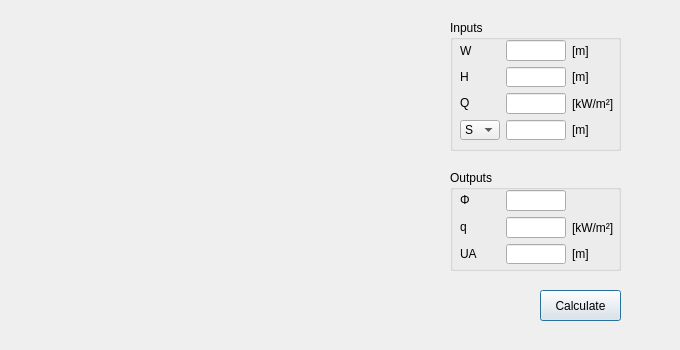
<?xml version="1.0" encoding="UTF-8"?>
<ui version="4.0">
 <class>dialog_4_1_br187_parallel</class>
 <widget class="QDialog" name="dialog_4_1_br187_parallel">
  <property name="geometry">
   <rect>
    <x>0</x>
    <y>0</y>
    <width>680</width>
    <height>350</height>
   </rect>
  </property>
  <property name="windowTitle">
   <string>BR 187 Thermal Radiation Calculator (Parallel)</string>
  </property>
  <widget class="QGroupBox" name="groupBox_2">
   <property name="geometry">
    <rect>
     <x>450</x>
     <y>170</y>
     <width>171</width>
     <height>101</height>
    </rect>
   </property>
   <property name="title">
    <string>Outputs</string>
   </property>
   <widget class="QWidget" name="gridLayoutWidget_2">
    <property name="geometry">
     <rect>
      <x>10</x>
      <y>20</y>
      <width>154</width>
      <height>74</height>
     </rect>
    </property>
    <layout class="QGridLayout" name="gridLayout_2">
     <item row="1" column="2">
      <widget class="QLabel" name="label_25">
       <property name="text">
        <string>[kW/m²]</string>
       </property>
      </widget>
     </item>
     <item row="2" column="2">
      <widget class="QLabel" name="label_22">
       <property name="text">
        <string>[m]</string>
       </property>
      </widget>
     </item>
     <item row="0" column="0">
      <widget class="QLabel" name="label_11">
       <property name="sizePolicy">
        <sizepolicy hsizetype="Fixed" vsizetype="Fixed">
         <horstretch>0</horstretch>
         <verstretch>0</verstretch>
        </sizepolicy>
       </property>
       <property name="minimumSize">
        <size>
         <width>40</width>
         <height>0</height>
        </size>
       </property>
       <property name="maximumSize">
        <size>
         <width>40</width>
         <height>16777215</height>
        </size>
       </property>
       <property name="text">
        <string>Φ</string>
       </property>
      </widget>
     </item>
     <item row="1" column="0">
      <widget class="QLabel" name="label_12">
       <property name="sizePolicy">
        <sizepolicy hsizetype="Fixed" vsizetype="Fixed">
         <horstretch>0</horstretch>
         <verstretch>0</verstretch>
        </sizepolicy>
       </property>
       <property name="minimumSize">
        <size>
         <width>20</width>
         <height>0</height>
        </size>
       </property>
       <property name="maximumSize">
        <size>
         <width>40</width>
         <height>16777215</height>
        </size>
       </property>
       <property name="text">
        <string>q</string>
       </property>
      </widget>
     </item>
     <item row="2" column="0">
      <widget class="QLabel" name="label_10">
       <property name="sizePolicy">
        <sizepolicy hsizetype="Fixed" vsizetype="Fixed">
         <horstretch>0</horstretch>
         <verstretch>0</verstretch>
        </sizepolicy>
       </property>
       <property name="minimumSize">
        <size>
         <width>20</width>
         <height>0</height>
        </size>
       </property>
       <property name="maximumSize">
        <size>
         <width>40</width>
         <height>16777215</height>
        </size>
       </property>
       <property name="text">
        <string>UA</string>
       </property>
      </widget>
     </item>
     <item row="0" column="1">
      <widget class="QLineEdit" name="lineEdit_11">
       <property name="sizePolicy">
        <sizepolicy hsizetype="Fixed" vsizetype="Fixed">
         <horstretch>0</horstretch>
         <verstretch>0</verstretch>
        </sizepolicy>
       </property>
       <property name="minimumSize">
        <size>
         <width>0</width>
         <height>0</height>
        </size>
       </property>
       <property name="maximumSize">
        <size>
         <width>60</width>
         <height>16777215</height>
        </size>
       </property>
      </widget>
     </item>
     <item row="1" column="1">
      <widget class="QLineEdit" name="lineEdit_12">
       <property name="sizePolicy">
        <sizepolicy hsizetype="Fixed" vsizetype="Fixed">
         <horstretch>0</horstretch>
         <verstretch>0</verstretch>
        </sizepolicy>
       </property>
       <property name="minimumSize">
        <size>
         <width>0</width>
         <height>0</height>
        </size>
       </property>
       <property name="maximumSize">
        <size>
         <width>60</width>
         <height>16777215</height>
        </size>
       </property>
      </widget>
     </item>
     <item row="2" column="1">
      <widget class="QLineEdit" name="lineEdit_10">
       <property name="sizePolicy">
        <sizepolicy hsizetype="Fixed" vsizetype="Fixed">
         <horstretch>0</horstretch>
         <verstretch>0</verstretch>
        </sizepolicy>
       </property>
       <property name="minimumSize">
        <size>
         <width>0</width>
         <height>0</height>
        </size>
       </property>
       <property name="maximumSize">
        <size>
         <width>60</width>
         <height>16777215</height>
        </size>
       </property>
      </widget>
     </item>
    </layout>
   </widget>
  </widget>
  <widget class="QGroupBox" name="groupBox">
   <property name="geometry">
    <rect>
     <x>450</x>
     <y>20</y>
     <width>171</width>
     <height>131</height>
    </rect>
   </property>
   <property name="title">
    <string>Inputs</string>
   </property>
   <widget class="QWidget" name="gridLayoutWidget_3">
    <property name="geometry">
     <rect>
      <x>10</x>
      <y>20</y>
      <width>154</width>
      <height>100</height>
     </rect>
    </property>
    <layout class="QGridLayout" name="gridLayout_3">
     <item row="0" column="0">
      <widget class="QLabel" name="label_30">
       <property name="minimumSize">
        <size>
         <width>20</width>
         <height>0</height>
        </size>
       </property>
       <property name="maximumSize">
        <size>
         <width>40</width>
         <height>16777215</height>
        </size>
       </property>
       <property name="toolTip">
        <string>Width of emitter</string>
       </property>
       <property name="text">
        <string>W</string>
       </property>
      </widget>
     </item>
     <item row="3" column="2">
      <widget class="QLabel" name="label_38">
       <property name="text">
        <string>[m]</string>
       </property>
      </widget>
     </item>
     <item row="0" column="1">
      <widget class="QLineEdit" name="lineEdit_14">
       <property name="sizePolicy">
        <sizepolicy hsizetype="Fixed" vsizetype="Fixed">
         <horstretch>0</horstretch>
         <verstretch>0</verstretch>
        </sizepolicy>
       </property>
       <property name="minimumSize">
        <size>
         <width>0</width>
         <height>0</height>
        </size>
       </property>
       <property name="maximumSize">
        <size>
         <width>60</width>
         <height>16777215</height>
        </size>
       </property>
       <property name="baseSize">
        <size>
         <width>0</width>
         <height>0</height>
        </size>
       </property>
      </widget>
     </item>
     <item row="0" column="2">
      <widget class="QLabel" name="label_32">
       <property name="text">
        <string>[m]</string>
       </property>
      </widget>
     </item>
     <item row="2" column="0">
      <widget class="QLabel" name="label_23">
       <property name="sizePolicy">
        <sizepolicy hsizetype="Fixed" vsizetype="Fixed">
         <horstretch>0</horstretch>
         <verstretch>0</verstretch>
        </sizepolicy>
       </property>
       <property name="minimumSize">
        <size>
         <width>20</width>
         <height>0</height>
        </size>
       </property>
       <property name="maximumSize">
        <size>
         <width>40</width>
         <height>16777215</height>
        </size>
       </property>
       <property name="toolTip">
        <string>Heat flux of emitter</string>
       </property>
       <property name="text">
        <string>Q</string>
       </property>
      </widget>
     </item>
     <item row="2" column="2">
      <widget class="QLabel" name="label_34">
       <property name="text">
        <string>[kW/m²]</string>
       </property>
      </widget>
     </item>
     <item row="1" column="0">
      <widget class="QLabel" name="label_26">
       <property name="sizePolicy">
        <sizepolicy hsizetype="Fixed" vsizetype="Fixed">
         <horstretch>0</horstretch>
         <verstretch>0</verstretch>
        </sizepolicy>
       </property>
       <property name="minimumSize">
        <size>
         <width>20</width>
         <height>0</height>
        </size>
       </property>
       <property name="maximumSize">
        <size>
         <width>40</width>
         <height>16777215</height>
        </size>
       </property>
       <property name="toolTip">
        <string>Height of emitter</string>
       </property>
       <property name="text">
        <string>H</string>
       </property>
      </widget>
     </item>
     <item row="2" column="1">
      <widget class="QLineEdit" name="lineEdit_15">
       <property name="sizePolicy">
        <sizepolicy hsizetype="Fixed" vsizetype="Fixed">
         <horstretch>0</horstretch>
         <verstretch>0</verstretch>
        </sizepolicy>
       </property>
       <property name="minimumSize">
        <size>
         <width>0</width>
         <height>0</height>
        </size>
       </property>
       <property name="maximumSize">
        <size>
         <width>60</width>
         <height>16777215</height>
        </size>
       </property>
       <property name="baseSize">
        <size>
         <width>0</width>
         <height>0</height>
        </size>
       </property>
      </widget>
     </item>
     <item row="3" column="1">
      <widget class="QLineEdit" name="lineEdit_20">
       <property name="sizePolicy">
        <sizepolicy hsizetype="Fixed" vsizetype="Fixed">
         <horstretch>0</horstretch>
         <verstretch>0</verstretch>
        </sizepolicy>
       </property>
       <property name="minimumSize">
        <size>
         <width>0</width>
         <height>0</height>
        </size>
       </property>
       <property name="maximumSize">
        <size>
         <width>60</width>
         <height>16777215</height>
        </size>
       </property>
       <property name="baseSize">
        <size>
         <width>0</width>
         <height>0</height>
        </size>
       </property>
      </widget>
     </item>
     <item row="1" column="2">
      <widget class="QLabel" name="label_33">
       <property name="text">
        <string>[m]</string>
       </property>
      </widget>
     </item>
     <item row="1" column="1">
      <widget class="QLineEdit" name="lineEdit_16">
       <property name="sizePolicy">
        <sizepolicy hsizetype="Fixed" vsizetype="Fixed">
         <horstretch>0</horstretch>
         <verstretch>0</verstretch>
        </sizepolicy>
       </property>
       <property name="minimumSize">
        <size>
         <width>0</width>
         <height>0</height>
        </size>
       </property>
       <property name="maximumSize">
        <size>
         <width>60</width>
         <height>16777215</height>
        </size>
       </property>
       <property name="baseSize">
        <size>
         <width>0</width>
         <height>0</height>
        </size>
       </property>
      </widget>
     </item>
     <item row="3" column="0">
      <widget class="QComboBox" name="comboBox">
       <property name="minimumSize">
        <size>
         <width>40</width>
         <height>0</height>
        </size>
       </property>
       <property name="maximumSize">
        <size>
         <width>40</width>
         <height>16777215</height>
        </size>
       </property>
       <item>
        <property name="text">
         <string>S</string>
        </property>
       </item>
       <item>
        <property name="text">
         <string>UA</string>
        </property>
       </item>
      </widget>
     </item>
    </layout>
   </widget>
  </widget>
  <widget class="QPushButton" name="pushButton">
   <property name="geometry">
    <rect>
     <x>540</x>
     <y>290</y>
     <width>81</width>
     <height>31</height>
    </rect>
   </property>
   <property name="text">
    <string>Calculate</string>
   </property>
  </widget>
  <widget class="QLabel" name="label">
   <property name="geometry">
    <rect>
     <x>20</x>
     <y>10</y>
     <width>400</width>
     <height>321</height>
    </rect>
   </property>
   <property name="text">
    <string/>
   </property>
   <property name="pixmap">
    <pixmap>phi_calculator_400_321.png</pixmap>
   </property>
  </widget>
 </widget>
 <resources/>
 <connections/>
</ui>
